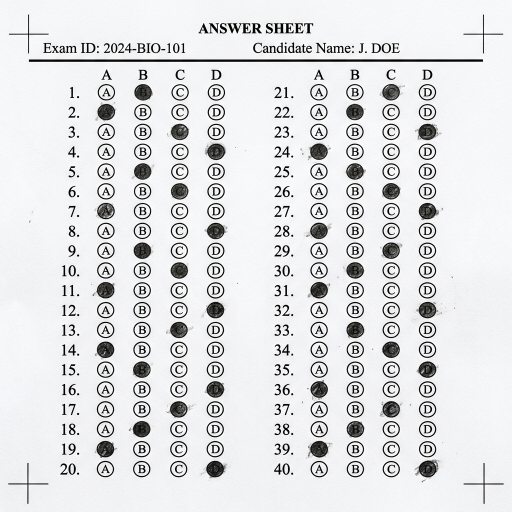
#> input picture omr_bubble_sheet_40.png, 1024 x 1024 px (shown at 1/2 size)
$ python -i omr_service.py   (imports and definitions only)
#> lines starting #> are read from the running program, lines starting #| are printed output that depends on the picture; after the words box and inside, x2 and y2 are one past the last pixel; in counts of white or black regions, pixels touching at a corner belong together
#> further down, picture is the input picture: shape (1024, 1024, 3); mean B, G, R 225.2, 223.8, 223.2
import cv2
import numpy as np
import base64
from typing import Dict, Any, List, Tuple
from services.omr_template_service import get_omr_layout, get_bubble_center, MARKER_MARGIN

def detect_corners(img: np.ndarray) -> List[Tuple[int, int]]:
    """
    Detect the 4 corner markers (filled black squares) on the OMR sheet.
    Returns sorted markers: [Top-Left, Top-Right, Bottom-Left, Bottom-Right]
    """
    h, w = img.shape[:2]
#> h = 1024; w = 1024
    gray = cv2.cvtColor(img, cv2.COLOR_BGR2GRAY)
    blurred = cv2.GaussianBlur(gray, (5, 5), 0)

    # Threshold to find black regions (inverse so black markers become white)
    _, thresh = cv2.threshold(blurred, 100, 255, cv2.THRESH_BINARY_INV | cv2.THRESH_OTSU)
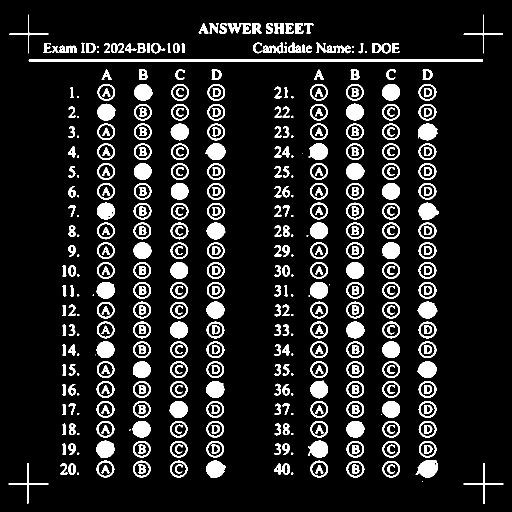
#> thresh: shape (1024, 1024) (shown at 1/2 size); 11.5% white; 459 white regions (55 under 20 px)

    contours, _ = cv2.findContours(thresh, cv2.RETR_EXTERNAL, cv2.CHAIN_APPROX_SIMPLE)
#> contours = 339 contours, 57 with area under 20; largest, box (x1, y1, x2, y2) and area: (57, 118, 966, 124) 4108, (831, 920, 876, 955) 1060, (836, 247, 876, 281) 952, (616, 881, 656, 916) 945, (412, 921, 451, 955) 943

    # Filter square-like contours
    candidates = []
    img_area = h * w
#> img_area = 1048576
    min_area = img_area * 0.00005  # minimum area for 60x60 square
#> min_area = 52.43
    max_area = img_area * 0.02
#> max_area = 20971.5

    for c in contours:
        x_c, y_c, w_c, h_c = cv2.boundingRect(c)
        aspect_ratio = float(w_c) / h_c
        area = cv2.contourArea(c)
        solidity = float(area) / (w_c * h_c)

        # Check size, aspect ratio and solidity (should be square and solid)
        if min_area <= area <= max_area and 0.7 <= aspect_ratio <= 1.45 and solidity >= 0.75:
            cx = x_c + w_c // 2
            cy = y_c + h_c // 2
            candidates.append((cx, cy))
#> this loop made 339 passes
#> (x_c, y_c, w_c, h_c, aspect_ratio, area, solidity, cx) on passes 10, 24, 25, 26, 27, 28, 29, 40, 41, 42, 43, 44: (765, 922, 35, 33, 1.06, 878.5, 0.761, 782), (838, 882, 35, 33, 1.06, 877.5, 0.76, 855), (765, 882, 35, 33, 1.06, 875.5, 0.758, 782), (693, 882, 35, 33, 1.06, 878, 0.76, 710), (413, 882, 35, 33, 1.06, 878, 0.76, 430), (340, 882, 35, 33, 1.06, 874, 0.757, 357), (266, 882, 35, 33, 1.06, 883, 0.765, 283), (765, 842, 35, 33, 1.06, 877, 0.759, 782), (693, 842, 36, 33, 1.09, 898, 0.756, 711), (621, 842, 35, 33, 1.06, 882, 0.764, 638), (413, 842, 35, 33, 1.06, 878, 0.76, 430), (340, 842, 35, 33, 1.06, 874, 0.757, 357)
#> (x_c, y_c, w_c, h_c, aspect_ratio, area, solidity) on passes 4 to 9: (565, 927, 15, 23, 0.652, 256, 0.742), (548, 927, 16, 22, 0.727, 157, 0.446), (137, 927, 15, 23, 0.652, 254, 0.736), (121, 927, 14, 23, 0.609, 124, 0.385), (927, 926, 80, 82, 0.976, 265, 0.0404), (17, 926, 80, 82, 0.976, 305, 0.0465)

    # Assign candidates to corners based on quadrants
    # Quad corners
    quads = {
        "TL": [],
        "TR": [],
        "BL": [],
        "BR": []
    }

    mid_x, mid_y = w // 2, h // 2
    for (cx, cy) in candidates:
        if cx < mid_x and cy < mid_y:
            quads["TL"].append((cx, cy))
        elif cx >= mid_x and cy < mid_y:
            quads["TR"].append((cx, cy))
        elif cx < mid_x and cy >= mid_y:
            quads["BL"].append((cx, cy))
        else:
            quads["BR"].append((cx, cy))
#> this loop made 58 passes
#> (cx, cy) on passes 1 to 12: (782, 938), (855, 898), (782, 898), (710, 898), (430, 898), (357, 898), (283, 898), (782, 858), (711, 858), (638, 858), (430, 858), (357, 858)

    # Choose candidate closest to the absolute corners
    corners = {}
    target_corners = {
        "TL": (0, 0),
        "TR": (w, 0),
        "BL": (0, h),
        "BR": (w, h)
    }

    for quad, pts in quads.items():
        if pts:
            tx, ty = target_corners[quad]
            # sort by distance
            pts_sorted = sorted(pts, key=lambda p: (p[0] - tx)**2 + (p[1] - ty)**2)
            corners[quad] = pts_sorted[0]
        else:
            corners[quad] = None

    # Fallback/Recovery if a corner is missing (3-point parallelogram estimation)
    if corners["TL"] is None and all(corners[k] is not None for k in ["TR", "BL", "BR"]):
        # TL = BL + TR - BR
        cx = corners["BL"][0] + corners["TR"][0] - corners["BR"][0]
        cy = corners["BL"][1] + corners["TR"][1] - corners["BR"][1]
        corners["TL"] = (cx, cy)
    elif corners["TR"] is None and all(corners[k] is not None for k in ["TL", "BL", "BR"]):
        # TR = TL + BR - BL
        cx = corners["TL"][0] + corners["BR"][0] - corners["BL"][0]
        cy = corners["TL"][1] + corners["BR"][1] - corners["BL"][1]
        corners["TR"] = (cx, cy)
    elif corners["BL"] is None and all(corners[k] is not None for k in ["TL", "TR", "BR"]):
        # BL = TL + BR - TR
        cx = corners["TL"][0] + corners["BR"][0] - corners["TR"][0]
        cy = corners["TL"][1] + corners["BR"][1] - corners["TR"][1]
        corners["BL"] = (cx, cy)
    elif corners["BR"] is None and all(corners[k] is not None for k in ["TL", "TR", "BL"]):
        # BR = TR + BL - TL
        cx = corners["TR"][0] + corners["BL"][0] - corners["TL"][0]
        cy = corners["TR"][1] + corners["BL"][1] - corners["TL"][1]
        corners["BR"] = (cx, cy)

    # Final fallback if still missing (just use the image border)
    tl = corners["TL"] if corners["TL"] is not None else (MARKER_MARGIN + 30, MARKER_MARGIN + 30)
    tr = corners["TR"] if corners["TR"] is not None else (w - MARKER_MARGIN - 30, MARKER_MARGIN + 30)
    bl = corners["BL"] if corners["BL"] is not None else (MARKER_MARGIN + 30, h - MARKER_MARGIN - 30)
    br = corners["BR"] if corners["BR"] is not None else (w - MARKER_MARGIN - 30, h - MARKER_MARGIN - 30)

    return [tl, tr, bl, br]

# [160 lines left out: function grade_bubble_sheet, not called in this run]

>>> import cv2
>>> picture = cv2.imread('../../omr_bubble_sheet_40.png')
>>> result = detect_corners(picture)

$ run again, on omr_mock_filled_40.png
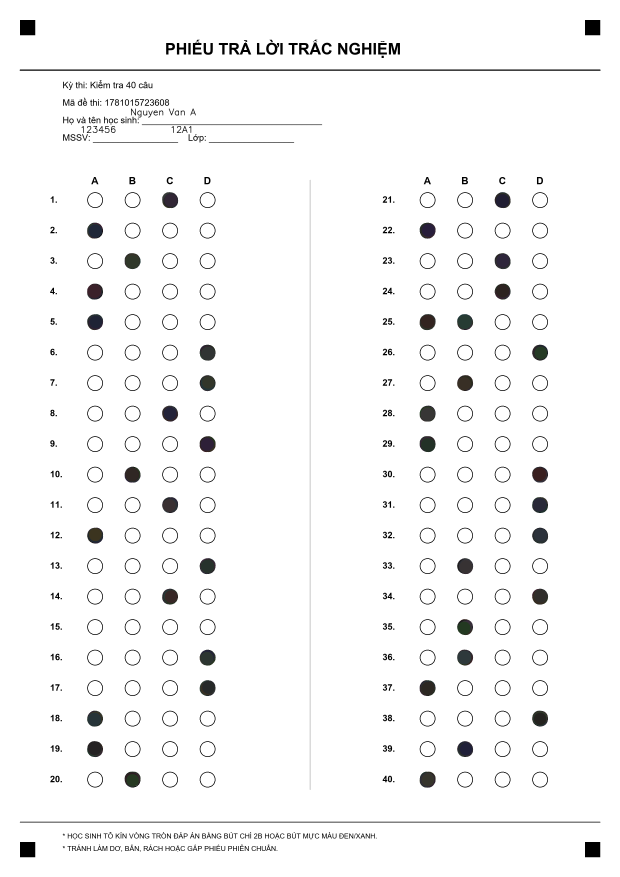
#> input picture omr_mock_filled_40.png, 2480 x 3508 px (shown at 1/4 size)
#> picture is the input picture: shape (3508, 2480, 3); mean B, G, R 246.9, 246.9, 246.9
#> in detect_corners, `_, thresh = cv2.threshold(blurred, 100, 255, cv2.THRESH_BINARY_INV | c..`:
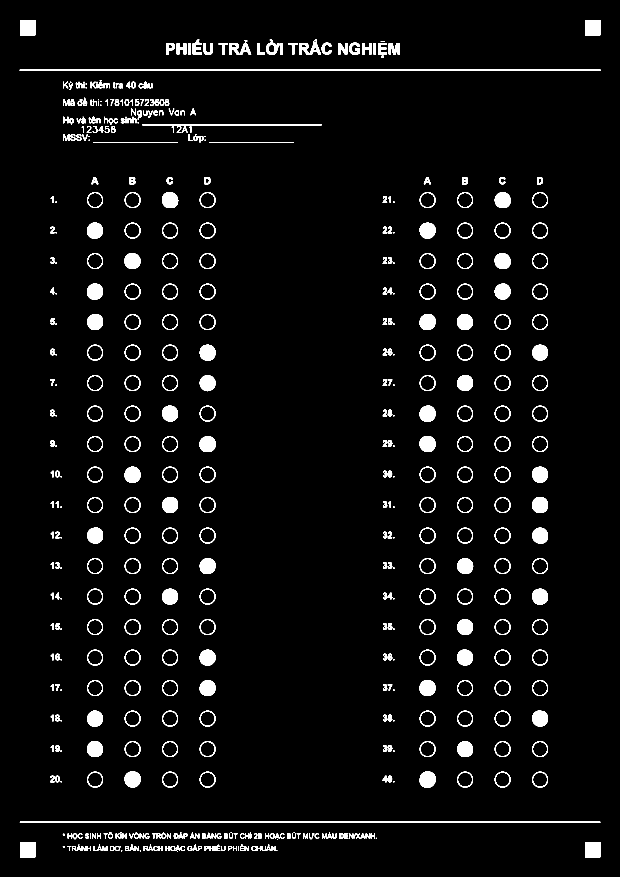
#> thresh: shape (3508, 2480) (shown at 1/4 size); 3.6% white; 537 white regions (40 under 20 px)
#> contours = 537 contours, 82 with area under 20; largest, box (x1, y1, x2, y2) and area: (78, 278, 2403, 283) 9288, (79, 3287, 2402, 3290) 4642, (2340, 3368, 2401, 3429) 3600, (80, 3368, 141, 3429) 3600, (2340, 80, 2401, 141) 3600
#> the loop in detect_corners, `for c in contours:` made 537 passes
#> (c, x_c, y_c, w_c, h_c, aspect_ratio, area, solidity) on passes 47 to 48: ([[2340, 3368], [2340, 3428], [2400, 3428], [2400, 3368]], 2340, 3368, 61, 61, 1, 3600, 0.967), ([[80, 3368], [80, 3428], [140, 3428], [140, 3368]], 80, 3368, 61, 61, 1, 3600, 0.967)
#> the loop in detect_corners, `for (cx, cy) in candidates:` made 168 passes
#> (cx, cy) on passes 1 to 3: (2370, 3398), (110, 3398), (2160, 3118)
